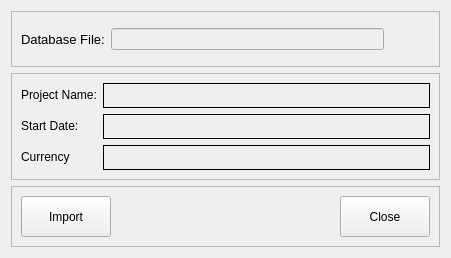
<?xml version="1.0" encoding="UTF-8"?>
<ui version="4.0">
 <class>ImportFromOpenIHM</class>
 <widget class="QDialog" name="ImportFromOpenIHM">
  <property name="geometry">
   <rect>
    <x>0</x>
    <y>0</y>
    <width>451</width>
    <height>258</height>
   </rect>
  </property>
  <property name="windowTitle">
   <string>Import Project from OpenIHM file</string>
  </property>
  <layout class="QVBoxLayout" name="verticalLayout">
   <item>
    <widget class="QFrame" name="frame">
     <property name="frameShape">
      <enum>QFrame::StyledPanel</enum>
     </property>
     <property name="frameShadow">
      <enum>QFrame::Raised</enum>
     </property>
     <layout class="QGridLayout" name="gridLayout">
      <item row="0" column="0">
       <widget class="QLabel" name="label">
        <property name="font">
         <font>
          <pointsize>10</pointsize>
         </font>
        </property>
        <property name="text">
         <string>Database File:</string>
        </property>
       </widget>
      </item>
      <item row="0" column="1">
       <widget class="QLineEdit" name="txtFilename">
        <property name="enabled">
         <bool>false</bool>
        </property>
       </widget>
      </item>
      <item row="0" column="2">
       <widget class="QPushButton" name="cmdGetDB">
        <property name="toolTip">
         <string>Select Database</string>
        </property>
        <property name="text">
         <string/>
        </property>
        <property name="icon">
         <iconset>
          <normaloff>../../../../../../../Brown/.designer/resources/images/addreport.png</normaloff>../../../../../../../Brown/.designer/resources/images/addreport.png</iconset>
        </property>
        <property name="iconSize">
         <size>
          <width>32</width>
          <height>32</height>
         </size>
        </property>
        <property name="flat">
         <bool>true</bool>
        </property>
       </widget>
      </item>
     </layout>
    </widget>
   </item>
   <item>
    <widget class="QFrame" name="frame_2">
     <property name="frameShape">
      <enum>QFrame::StyledPanel</enum>
     </property>
     <property name="frameShadow">
      <enum>QFrame::Raised</enum>
     </property>
     <layout class="QFormLayout" name="formLayout">
      <item row="0" column="0">
       <widget class="QLabel" name="label_2">
        <property name="text">
         <string>Project Name:</string>
        </property>
       </widget>
      </item>
      <item row="0" column="1">
       <widget class="QLabel" name="lblProjectName">
        <property name="minimumSize">
         <size>
          <width>91</width>
          <height>25</height>
         </size>
        </property>
        <property name="frameShape">
         <enum>QFrame::Box</enum>
        </property>
        <property name="text">
         <string/>
        </property>
       </widget>
      </item>
      <item row="1" column="0">
       <widget class="QLabel" name="label_5">
        <property name="text">
         <string>Start Date:</string>
        </property>
       </widget>
      </item>
      <item row="1" column="1">
       <widget class="QLabel" name="lblStartDate">
        <property name="minimumSize">
         <size>
          <width>91</width>
          <height>25</height>
         </size>
        </property>
        <property name="frameShape">
         <enum>QFrame::Box</enum>
        </property>
        <property name="text">
         <string/>
        </property>
       </widget>
      </item>
      <item row="2" column="0">
       <widget class="QLabel" name="label_7">
        <property name="text">
         <string>Currency</string>
        </property>
       </widget>
      </item>
      <item row="2" column="1">
       <widget class="QLabel" name="lblCurrency">
        <property name="minimumSize">
         <size>
          <width>91</width>
          <height>25</height>
         </size>
        </property>
        <property name="frameShape">
         <enum>QFrame::Box</enum>
        </property>
        <property name="text">
         <string/>
        </property>
       </widget>
      </item>
     </layout>
    </widget>
   </item>
   <item>
    <widget class="QFrame" name="frame_3">
     <property name="frameShape">
      <enum>QFrame::StyledPanel</enum>
     </property>
     <property name="frameShadow">
      <enum>QFrame::Raised</enum>
     </property>
     <layout class="QGridLayout" name="gridLayout_3">
      <item row="0" column="0">
       <widget class="QPushButton" name="cmdImport">
        <property name="minimumSize">
         <size>
          <width>90</width>
          <height>41</height>
         </size>
        </property>
        <property name="text">
         <string>Import</string>
        </property>
       </widget>
      </item>
      <item row="0" column="2">
       <widget class="QPushButton" name="cmdClose">
        <property name="minimumSize">
         <size>
          <width>90</width>
          <height>41</height>
         </size>
        </property>
        <property name="text">
         <string>Close</string>
        </property>
       </widget>
      </item>
      <item row="0" column="1">
       <spacer name="horizontalSpacer">
        <property name="orientation">
         <enum>Qt::Horizontal</enum>
        </property>
        <property name="sizeHint" stdset="0">
         <size>
          <width>40</width>
          <height>20</height>
         </size>
        </property>
       </spacer>
      </item>
     </layout>
    </widget>
   </item>
  </layout>
 </widget>
 <resources/>
 <connections>
  <connection>
   <sender>cmdGetDB</sender>
   <signal>clicked()</signal>
   <receiver>ImportFromOpenIHM</receiver>
   <slot>getDB()</slot>
   <hints>
    <hint type="sourcelabel">
     <x>431</x>
     <y>58</y>
    </hint>
    <hint type="destinationlabel">
     <x>450</x>
     <y>65</y>
    </hint>
   </hints>
  </connection>
  <connection>
   <sender>cmdImport</sender>
   <signal>clicked()</signal>
   <receiver>ImportFromOpenIHM</receiver>
   <slot>importProject()</slot>
   <hints>
    <hint type="sourcelabel">
     <x>78</x>
     <y>238</y>
    </hint>
    <hint type="destinationlabel">
     <x>88</x>
     <y>257</y>
    </hint>
   </hints>
  </connection>
  <connection>
   <sender>cmdClose</sender>
   <signal>clicked()</signal>
   <receiver>ImportFromOpenIHM</receiver>
   <slot>closeForm()</slot>
   <hints>
    <hint type="sourcelabel">
     <x>431</x>
     <y>238</y>
    </hint>
    <hint type="destinationlabel">
     <x>432</x>
     <y>257</y>
    </hint>
   </hints>
  </connection>
 </connections>
 <slots>
  <slot>getDB()</slot>
  <slot>importProject()</slot>
  <slot>closeForm()</slot>
 </slots>
</ui>
